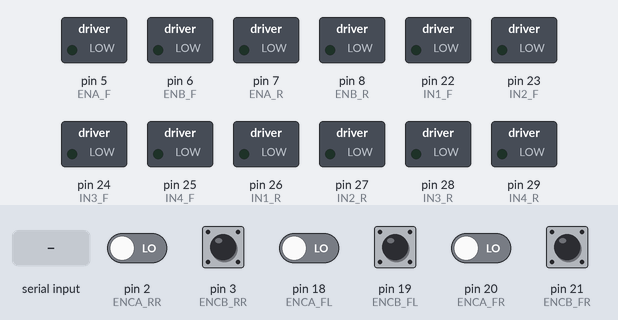
This sketch was run on a simulated Arduino Mega 2560, built with avr-gcc and run on an emulated ATmega2560. On the bench: switched loads named in the sketch (green lamp = pin HIGH). The inputs (shaded band) are chosen by the test bench; at power-on: pin 3 (ENCB_RR), pin 19 (ENCB_FL), pin 21 (ENCB_FR) HIGH, pin 2 (ENCA_RR), pin 18 (ENCA_FL), pin 20 (ENCA_FR) LOW.

Above: at 1.2 s.
1.3 s: "FORWARD_LOW\n" received over Serial
At 2.5 s:
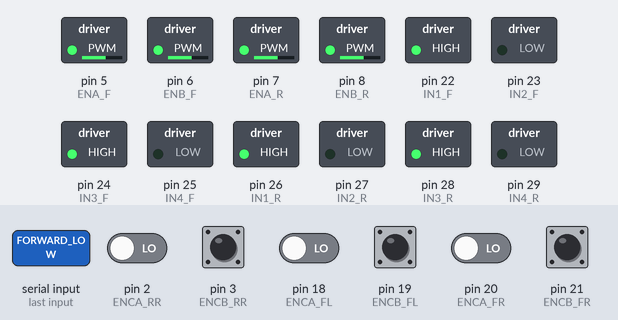
2.8 s: "FORWARD_HIGH\n" received over Serial
At 3.8 s:
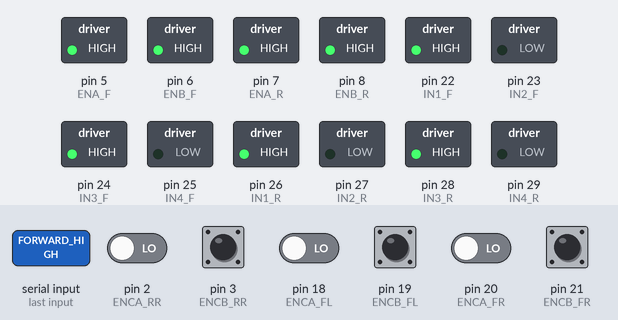
4.3 s: "REVERSE\n" received over Serial
At 5.0 s:
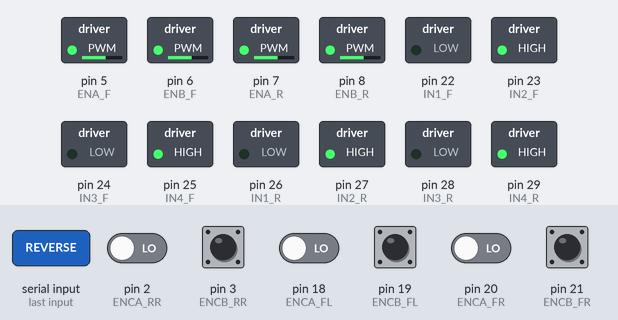
5.8 s: "STOP\n" received over Serial
At 6.06 s:
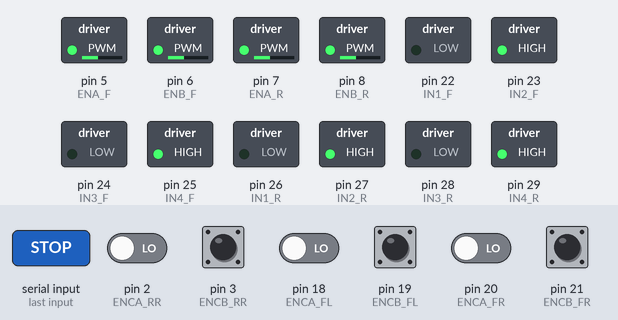
Timing chart, 0 to 8.8 s (numbered marks = the images above; inputs shaded):
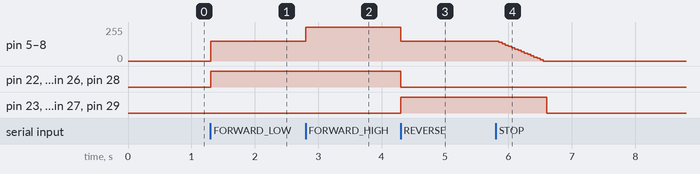

The sketch:

motor.ino
```cpp
// ------------------- Encoder pins -------------------
#define ENCA_FL 18
#define ENCB_FL 19
#define ENCA_FR 20
#define ENCB_FR 21
#define ENCA_RR 2
#define ENCB_RR 3

// ------------------- Motor pins -------------------
// Front Motors (Driver 1)
#define ENA_F 5   // Front Left Enable (PWM)
#define ENB_F 6   // Front Right Enable (PWM)
#define IN1_F 22
#define IN2_F 23
#define IN3_F 24
#define IN4_F 25

// Rear Motors (Driver 2)
#define ENA_R 7   // Rear Left Enable (PWM)
#define ENB_R 8   // Rear Right Enable (PWM)
#define IN1_R 26
#define IN2_R 27
#define IN3_R 28
#define IN4_R 29

// ------------------- Counters -------------------
volatile long countFL = 0;
volatile long countFR = 0;
volatile long countRR = 0;

// ------------------- Report timing -------------------
unsigned long lastReport = 0;
const unsigned long reportInterval = 20; // use 10 to 50hz

// ------------------- PID constants -------------------
float Kp = 1.0;    // Proportional gain
float Ki = 0.0;    // Integral gain
float Kd = 0.1;    // Derivative gain

// PID state
long prevErrorFR = 0;
long prevErrorRR = 0;
long integralFR = 0;
long integralRR = 0;
// Set point
int targetPWM_FL = 0;
int targetPWM_FR = 0;
int targetPWM_RR = 0;

String Direction = "STOP";

void setup() {
  // Set motor pins as outputs
  pinMode(ENA_F, OUTPUT);
  pinMode(ENB_F, OUTPUT);
  pinMode(IN1_F, OUTPUT);
  pinMode(IN2_F, OUTPUT);
  pinMode(IN3_F, OUTPUT);
  pinMode(IN4_F, OUTPUT);

  pinMode(ENA_R, OUTPUT);
  pinMode(ENB_R, OUTPUT);
  pinMode(IN1_R, OUTPUT);
  pinMode(IN2_R, OUTPUT);
  pinMode(IN3_R, OUTPUT);
  pinMode(IN4_R, OUTPUT);

  // Attach interrupts
  attachInterrupt(digitalPinToInterrupt(ENCA_FL), readEncoderFL_A, CHANGE);
  attachInterrupt(digitalPinToInterrupt(ENCB_FL), readEncoderFL_B, CHANGE);
  attachInterrupt(digitalPinToInterrupt(ENCA_FR), readEncoderFR_A, CHANGE);
  attachInterrupt(digitalPinToInterrupt(ENCB_FR), readEncoderFR_B, CHANGE);
  attachInterrupt(digitalPinToInterrupt(ENCA_RR), readEncoderRR_A, CHANGE);
  attachInterrupt(digitalPinToInterrupt(ENCB_RR), readEncoderRR_B, CHANGE);

  Serial.begin(115200);
}

void loop() {
  if (Serial.available()) {
    String cmd = Serial.readStringUntil('\n');
    cmd.trim();

    if (cmd == "FORWARD_LOW") setMotors("FORWARD", "LOW");
    else if (cmd == "FORWARD_HIGH") setMotors("FORWARD", "HIGH");
    else if (cmd == "REVERSE") setMotors("REVERSE", "LOW");
    else if (cmd == "STOP") stopMotors();
  }

  // --- Encoder Report---
  unsigned long now = millis();
  if (now - lastReport >= reportInterval) {
    lastReport = now;

    long fl, fr, rr;
    noInterrupts();
      fl = countFL;
      fr = countFR;
      rr = countRR;
    interrupts();

    static long lastFl = 0;
    static long lastFr = 0;
    static long lastRr = 0;

    long dfl = fl - lastFl;
    long dfr = fr - lastFr;
    long drr = rr - lastRr;

    // Direction: 'F' = Forward (positive delta), 'R' = Reverse (negative), 'S' = Stopped (zero)
    char dirFL = (dfl > 0) ? 'F' : (dfl < 0) ? 'R' : 'S';
    char dirFR = (dfr > 0) ? 'F' : (dfr < 0) ? 'R' : 'S';
    char dirRR = (drr > 0) ? 'F' : (drr < 0) ? 'R' : 'S';

    // CSV format: ENC,<FL_total>,<FL_dir>,<FR_total>,<FR_dir>,<RR_total>,<RR_dir>
    // Serial.print("ENC,");
    // Serial.print(fl); Serial.print(","); Serial.print(dirFL); Serial.print(",");
    // Serial.print(fr); Serial.print(","); Serial.print(dirFR); Serial.print(",");
    // Serial.print(rr); Serial.print(","); Serial.print(dirRR); Serial.println();

    // save for next interval
    lastFl = fl;
    lastFr = fr;
    lastRr = rr;
  }
  // updatePID();
}


// Motor control
void setMotors(String direction, String speedLevel) {
  int pwmValue;

  if (speedLevel == "HIGH") pwmValue = 255;
  else if (speedLevel == "LOW") pwmValue = 150;
  else pwmValue = 0;

  targetPWM_FL = pwmValue;
  targetPWM_FR = pwmValue;
  targetPWM_RR = pwmValue;
  Direction = direction;

  // Determine pin HIGH/LOW based on direction
  int fwdA = (direction == "FORWARD") ? HIGH : (direction == "REVERSE") ? LOW : LOW;
  int fwdB = (direction == "FORWARD") ? LOW  : (direction == "REVERSE") ? HIGH : LOW;

  // --- Front Motors ---
  digitalWrite(IN1_F, fwdA);
  digitalWrite(IN2_F, fwdB);
  digitalWrite(IN3_F, fwdA);
  digitalWrite(IN4_F, fwdB);

  // --- Rear Motors ---
  digitalWrite(IN1_R, fwdA);
  digitalWrite(IN2_R, fwdB);
  digitalWrite(IN3_R, fwdA);
  digitalWrite(IN4_R, fwdB);

  analogWrite(ENA_F, pwmValue);
  analogWrite(ENB_F, pwmValue);
  analogWrite(ENA_R, pwmValue);
  analogWrite(ENB_R, pwmValue);

}
// Stop function - smooth stop - adjust delay for choice
void stopMotors() {
  for (int pwm = targetPWM_FL; pwm >= 0; pwm -= 10) {
    analogWrite(ENA_F, pwm);
    analogWrite(ENB_F, pwm);
    analogWrite(ENA_R, pwm);
    analogWrite(ENB_R, pwm);
    delay(50);
  }
  setMotors("STOP", "NULL");
}

// ------------------- PID -------------------
void updatePID() {
    noInterrupts();
    long fl = countFL;
    long fr = countFR;
    long rr = countRR;
    interrupts();

    // Calculate errors relative to FL
    long errorFR, errorRR;
    if (Direction == "FORWARD") {
      errorFR = fl - fr;
      errorRR = fl - rr;
    } else if (Direction == "REVERSE") {
      // In reverse, counts decrease, so flip the subtraction
      errorFR = fr - fl;
      errorRR = rr - fl;
    } else {
      errorFR = 0;
      errorRR = 0;
    }

    // Integral
    integralFR += errorFR;
    integralRR += errorRR;

    // Derivative
    long derivativeFR = errorFR - prevErrorFR;
    long derivativeRR = errorRR - prevErrorRR;

    // PID output (adjust PWM)
    int adjustFR = Kp * errorFR + Ki * integralFR + Kd * derivativeFR;
    int adjustRR = Kp * errorRR + Ki * integralRR + Kd * derivativeRR;

    // Save previous error
    prevErrorFR = errorFR;
    prevErrorRR = errorRR;

    // --- Apply adjustments ---
    analogWrite(ENA_F, targetPWM_FL); // reference motor stays target PWM
    analogWrite(ENB_F, constrain(targetPWM_FR + adjustFR, 0, 255));
    analogWrite(ENB_R, constrain(targetPWM_RR + adjustRR, 0, 255));
}

// ------------------- Encoder ISRs -------------------
void readEncoderFL_A() {
  int a = digitalRead(ENCA_FL);
  int b = digitalRead(ENCB_FL);
  if (a == b) countFL++;
  else countFL--;
}

void readEncoderFL_B() {
  int a = digitalRead(ENCA_FL);
  int b = digitalRead(ENCB_FL);
  if (a != b) countFL++;
  else countFL--;
}

void readEncoderFR_A() {
  int a = digitalRead(ENCA_FR);
  int b = digitalRead(ENCB_FR);
  if (a == b) countFR++;
  else countFR--;
}

void readEncoderFR_B() {
  int a = digitalRead(ENCA_FR);
  int b = digitalRead(ENCB_FR);
  if (a != b) countFR++;
  else countFR--;
}

void readEncoderRR_A() {
  int a = digitalRead(ENCA_RR);
  int b = digitalRead(ENCB_RR);
  if (a == b) countRR++;
  else countRR--;
}

void readEncoderRR_B() {
  int a = digitalRead(ENCA_RR);
  int b = digitalRead(ENCB_RR);
  if (a != b) countRR++;
  else countRR--;
}
```

Measured:
- after the input at 1.3 s, pin 5 (ENA_F), pin 6 (ENB_F), pin 7 (ENA_R), pin 8 (ENB_R): 0/255 → 150/255 at once; pin 22 (IN1_F), pin 24 (IN3_F), pin 26 (IN1_R), pin 28 (IN3_R): LOW → HIGH at once
- after the input at 2.8 s, pin 5 (ENA_F), pin 6 (ENB_F), pin 7 (ENA_R), pin 8 (ENB_R): 150/255 → 255/255 at once
- after the input at 4.3 s, pin 5 (ENA_F), pin 6 (ENB_F), pin 7 (ENA_R), pin 8 (ENB_R): 255/255 → 150/255 at once; pin 22 (IN1_F), pin 24 (IN3_F), pin 26 (IN1_R), pin 28 (IN3_R): HIGH → LOW at once; pin 23 (IN2_F), pin 25 (IN4_F), pin 27 (IN2_R), pin 29 (IN4_R): LOW → HIGH at once
- after the input at 5.8 s, pin 5 (ENA_F), pin 6 (ENB_F), pin 7 (ENA_R), pin 8 (ENB_R): moves from 150/255 to 0/255 over 0.70 s, starting after 0.05 s; pin 23 (IN2_F), pin 25 (IN4_F), pin 27 (IN2_R), pin 29 (IN4_R): HIGH → LOW after 0.80 s
